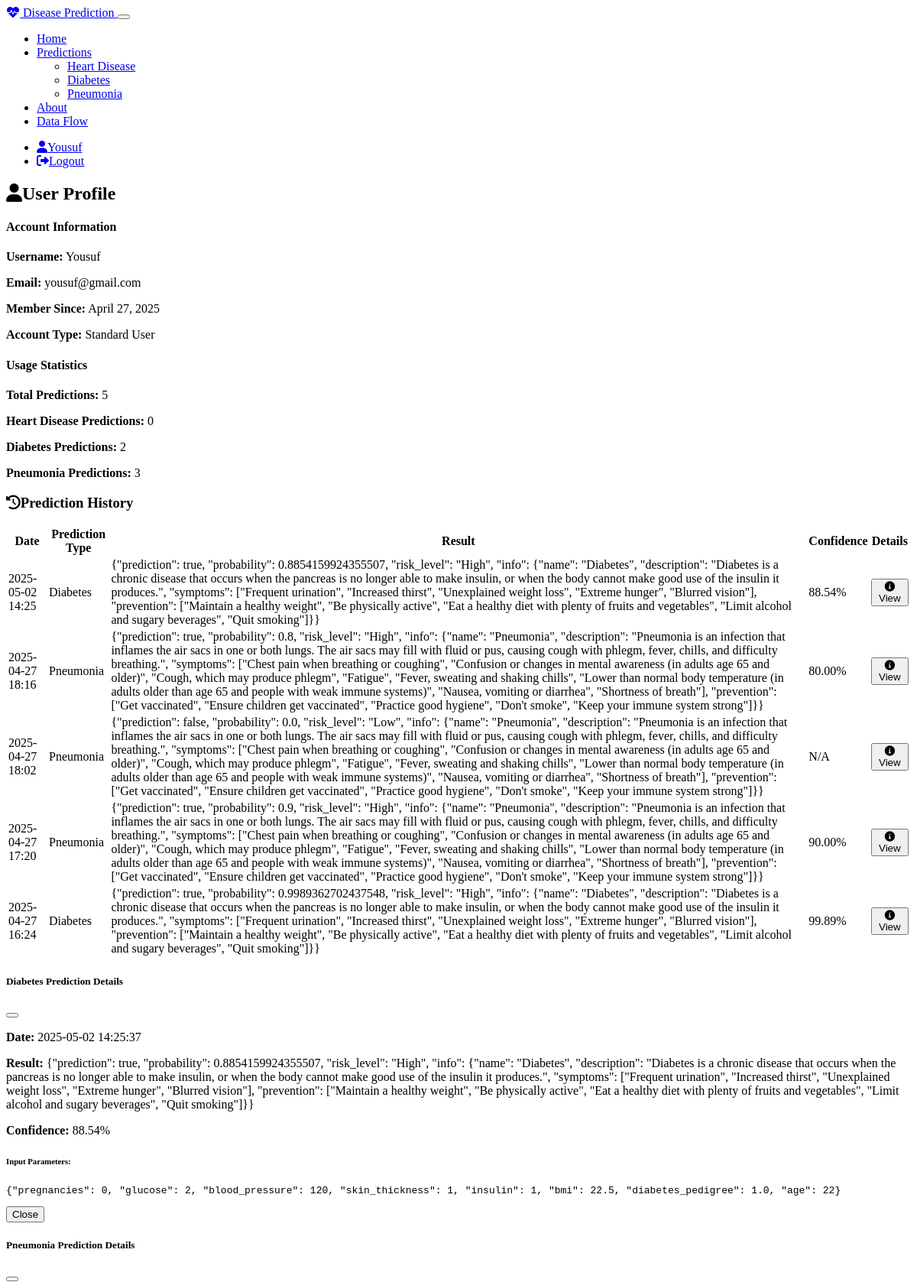
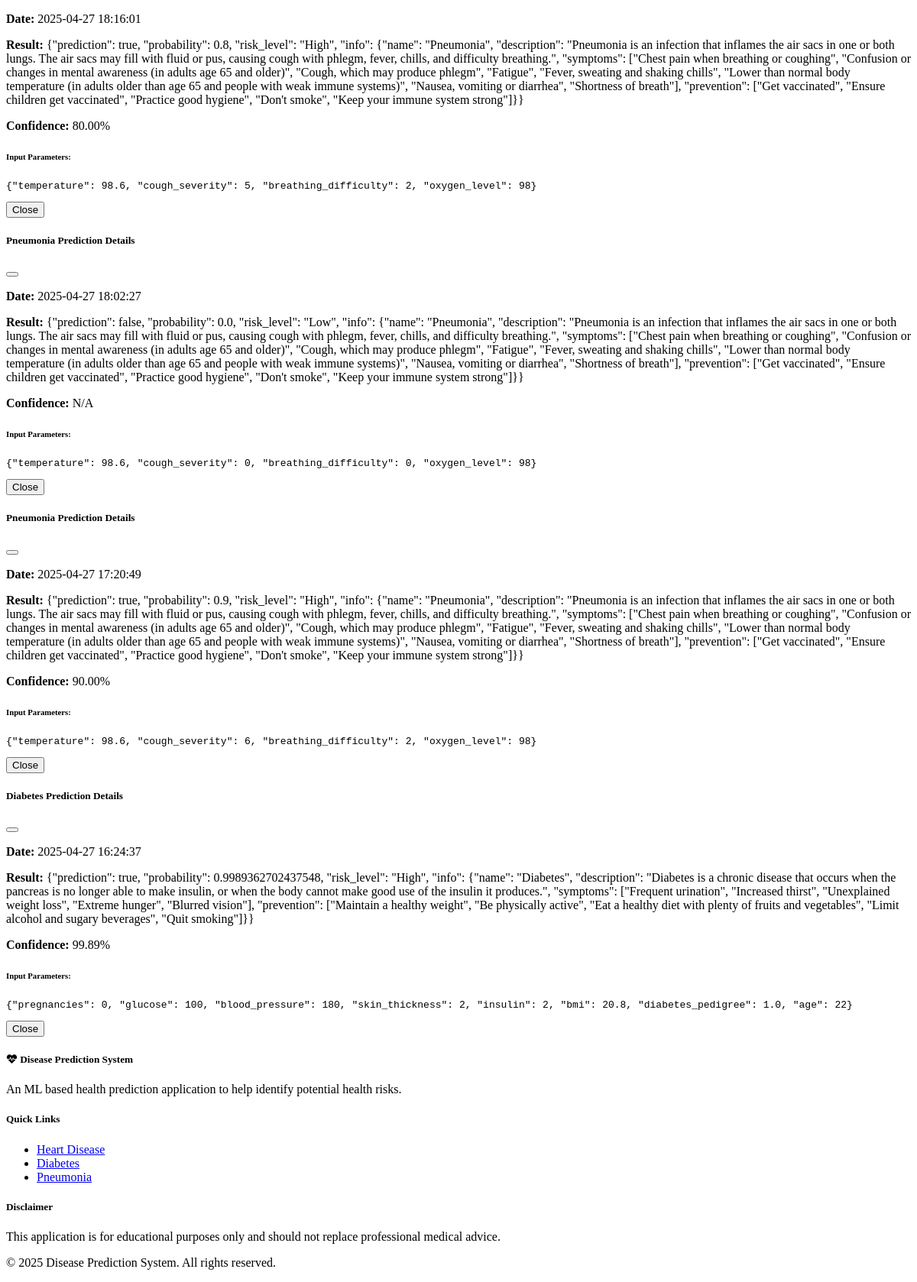
The page /profile (signed in) on the database its author committed (2 pictures, top to bottom).
### models.py (models this page shows, shortened)
class User(db.Model, UserMixin):
    id = db.Column(db.Integer, primary_key=True)
    username = db.Column(db.String(64), unique=True, nullable=False)
    email = db.Column(db.String(120), unique=True, nullable=False)
    password_hash = db.Column(db.String(256))
    is_admin = db.Column(db.Boolean, default=False)
    created_at = db.Column(db.DateTime, default=datetime.utcnow)
    predictions = db.relationship('Prediction', backref='user', lazy=True)

class Prediction(db.Model):
    id = db.Column(db.Integer, primary_key=True)
    user_id = db.Column(db.Integer, db.ForeignKey('user.id'), nullable=True)
    prediction_type = db.Column(db.String(50), nullable=False)  # 'heart', 'diabetes', 'pneumonia'
    result = db.Column(db.String(100), nullable=False)
    confidence = db.Column(db.Float, nullable=True)
    input_data = db.Column(db.Text, nullable=False)  # Store JSON of input parameters
    created_at = db.Column(db.DateTime, default=datetime.utcnow)

### routes.py (the view)
@app.route('/profile')
@login_required
def profile():
    predictions = Prediction.query.filter_by(user_id=current_user.id).order_by(Prediction.created_at.desc()).all()
    return render_template('profile.html', predictions=predictions)

### models.py (called while the page is built)
@login_manager.user_loader
def load_user(user_id):
    return User.query.get(int(user_id))

### templates/profile.html (shortened to what this page needs)
{% extends "base.html" %}
{% block content %}
<div class="container py-5">
    <div class="row">
        <div class="col-md-12">
            <div class="card bg-dark mb-4">
                <div class="card-header bg-dark">
                    <h2 class="mb-0">
                        <i class="fas fa-user me-2"></i>User Profile
                    </h2>
                </div>
                <div class="card-body">
                    <div class="row">
                        <div class="col-md-6">
                            <h4>Account Information</h4>
                            <p><strong>Username:</strong> {{ current_user.username }}</p>
                            <p><strong>Email:</strong> {{ current_user.email }}</p>
                            <p><strong>Member Since:</strong> {{ current_user.created_at.strftime('%B %d, %Y') }}</p>
                            <p><strong>Account Type:</strong> {% if current_user.is_admin %}Administrator{% else %}Standard User{% endif %}</p>
                        </div>
                        <div class="col-md-6">
                            <h4>Usage Statistics</h4>
                            <p><strong>Total Predictions:</strong> {{ predictions|length }}</p>
                            {% set heart_count = predictions|selectattr('prediction_type', 'equalto', 'heart')|list|length %}
                            {% set diabetes_count = predictions|selectattr('prediction_type', 'equalto', 'diabetes')|list|length %}
                            {% set pneumonia_count = predictions|selectattr('prediction_type', 'equalto', 'pneumonia')|list|length %}
                            <p><strong>Heart Disease Predictions:</strong> {{ heart_count }}</p>
                            <p><strong>Diabetes Predictions:</strong> {{ diabetes_count }}</p>
                            <p><strong>Pneumonia Predictions:</strong> {{ pneumonia_count }}</p>
                        </div>
                    </div>
                </div>
            </div>
            <div class="card bg-dark">
                <div class="card-header bg-dark">
                    <h3 class="mb-0">
                        <i class="fas fa-history me-2"></i>Prediction History
                    </h3>
                </div>
                <div class="card-body">
                    {% if predictions %}
                        <div class="table-responsive">
                            <table class="table table-dark table-hover">
                                <thead>
                                    <tr>
                                        <th>Date</th>
                                        <th>Prediction Type</th>
                                        <th>Result</th>
                                        <th>Confidence</th>
                                        <th>Details</th>
                                    </tr>
                                </thead>
                                <tbody>
                                    {% for prediction in predictions %}
                                    <tr>
                                        <td>{{ prediction.created_at.strftime('%Y-%m-%d %H:%M') }}</td>
                                        <td>
                                            {% if prediction.prediction_type == 'heart' %}
                                                <span class="badge bg-danger">Heart Disease</span>
                                            {% elif prediction.prediction_type == 'diabetes' %}
                                                <span class="badge bg-warning">Diabetes</span>
                                            {% elif prediction.prediction_type == 'pneumonia' %}
                                                <span class="badge bg-info">Pneumonia</span>
                                            {% endif %}
                                        </td>
                                        <td>{{ prediction.result }}</td>
                                        <td>
                                            {% if prediction.confidence %}
                                                {{ "%.2f"|format(prediction.confidence * 100) }}%
                                            {% else %}
                                                N/A
                                            {% endif %}
                                        </td>
                                        <td>
                                            <button type="button" class="btn btn-sm btn-outline-info" data-bs-toggle="modal" data-bs-target="#predictionModal{{ prediction.id }}">
                                                <i class="fas fa-info-circle"></i> View
                                            </button>
                                        </td>
                                    </tr>
                                    {% endfor %}
                                </tbody>
                            </table>
                        </div>
                        {% for prediction in predictions %}
                        <div class="modal fade" id="predictionModal{{ prediction.id }}" tabindex="-1" aria-hidden="true">
                            <div class="modal-dialog">
                                <div class="modal-content bg-dark">
                                    <div class="modal-header">
                                        <h5 class="modal-title">
                                            {% if prediction.prediction_type == 'heart' %}
                                                Heart Disease Prediction Details
                                            {% elif prediction.prediction_type == 'diabetes' %}
                                                Diabetes Prediction Details
                                            {% elif prediction.prediction_type == 'pneumonia' %}
                                                Pneumonia Prediction Details
                                            {% endif %}
                                        </h5>
                                        <button type="button" class="btn-close" data-bs-dismiss="modal" aria-label="Close"></button>
                                    </div>
                                    <div class="modal-body">
                                        <p><strong>Date:</strong> {{ prediction.created_at.strftime('%Y-%m-%d %H:%M:%S') }}</p>
                                        <p><strong>Result:</strong> {{ prediction.result }}</p>
                                        <p><strong>Confidence:</strong>
                                            {% if prediction.confidence %}
                                                {{ "%.2f"|format(prediction.confidence * 100) }}%
                                            {% else %}
                                                N/A
                                            {% endif %}
                                        </p>
                                        <h6 class="mt-4">Input Parameters:</h6>
                                        <div class="bg-secondary p-3 rounded">
                                            <pre>{{ prediction.input_data }}</pre>
                                        </div>
                                    </div>
                                    <div class="modal-footer">
                                        <button type="button" class="btn btn-secondary" data-bs-dismiss="modal">Close</button>
                                    </div>
                                </div>
                            </div>
                        </div>
                        {% endfor %}
                    {% endif %}
                </div>
            </div>
        </div>
    </div>
</div>
{% endblock %}

### templates/base.html (shortened to what this page needs)
<!DOCTYPE html>
<html lang="en" data-bs-theme="dark">
<head>
    <link href="https://cdn.replit.com/agent/bootstrap-agent-dark-theme.min.css" rel="stylesheet">
    <link href="https://cdnjs.cloudflare.com/ajax/libs/font-awesome/6.0.0-beta3/css/all.min.css" rel="stylesheet">
    <link href="{{ url_for('static', filename='css/custom.css') }}" rel="stylesheet">
</head>
<body>
    <nav class="navbar navbar-expand-lg navbar-dark bg-dark">
        <div class="container">
            <a class="navbar-brand" href="{{ url_for('index') }}">
                <i class="fas fa-heartbeat text-danger me-2"></i>
                Disease Prediction
            </a>
            <button class="navbar-toggler" type="button" data-bs-toggle="collapse" data-bs-target="#navbarNav">
            </button>
            <div class="collapse navbar-collapse" id="navbarNav">
                <ul class="navbar-nav me-auto">
                    <li class="nav-item">
                        <a class="nav-link" href="{{ url_for('index') }}">Home</a>
                    </li>
                    <li class="nav-item dropdown">
                        <a class="nav-link dropdown-toggle" href="#" id="predictionsDropdown" role="button" data-bs-toggle="dropdown">
                            Predictions
                        </a>
                        <ul class="dropdown-menu">
                            <li><a class="dropdown-item" href="{{ url_for('heart_disease') }}">Heart Disease</a></li>
                            <li><a class="dropdown-item" href="{{ url_for('diabetes') }}">Diabetes</a></li>
                            <li><a class="dropdown-item" href="{{ url_for('pneumonia') }}">Pneumonia</a></li>
                        </ul>
                    </li>
                    <li class="nav-item">
                        <a class="nav-link" href="{{ url_for('about') }}">About</a>
                    </li>
                    <li class="nav-item">
                        <a class="nav-link" href="{{ url_for('data_flow') }}">Data Flow</a>
                    </li>
                </ul>
                <ul class="navbar-nav ms-auto">
                    {% if current_user.is_authenticated %}
                        <li class="nav-item">
                            <a class="nav-link" href="{{ url_for('profile') }}">
                                <i class="fas fa-user me-1"></i>{{ current_user.username }}
                            </a>
                        </li>
                        <li class="nav-item">
                            <a class="nav-link" href="{{ url_for('logout') }}">
                                <i class="fas fa-sign-out-alt me-1"></i>Logout
                            </a>
                        </li>
                    {% endif %}
                </ul>
            </div>
        </div>
    </nav>
    <main>
        {% block content %}{% endblock %}
    </main>
    <footer class="bg-dark text-light py-4 mt-5">
        <div class="container">
            <div class="row">
                <div class="col-md-6">
                    <h5><i class="fas fa-heartbeat text-danger me-2"></i> Disease Prediction System</h5>
                    <p>An ML based health prediction application to help identify potential health risks.</p>
                </div>
                <div class="col-md-3">
                    <h5>Quick Links</h5>
                    <ul class="list-unstyled">
                        <li><a href="{{ url_for('heart_disease') }}" class="text-light">Heart Disease</a></li>
                        <li><a href="{{ url_for('diabetes') }}" class="text-light">Diabetes</a></li>
                        <li><a href="{{ url_for('pneumonia') }}" class="text-light">Pneumonia</a></li>
                    </ul>
                </div>
                <div class="col-md-3">
                    <h5>Disclaimer</h5>
                    <p class="small">This application is for educational purposes only and should not replace professional medical advice.</p>
                </div>
            </div>
            <div class="row mt-3">
                <div class="col-12 text-center">
                    <p class="mb-0">&copy; 2025 Disease Prediction System. All rights reserved.</p>
                </div>
            </div>
        </div>
    </footer>
</body>
</html>

### rows shown on the page
User: username "Yousuf", email "yousuf@gmail.com", created_at "April 27, 2025"
Prediction: created_at "2025-05-02 14:25", prediction_type "Diabetes", result "{\"prediction\": true, \"probability\": 0.8854159924355507, \"risk_level\": \"High\", \"info\": {\"name\": \"Diabetes\", \"description\": \"Diabetes is a chronic disease that occurs when the pancreas is no longer able to make insulin, or when the body cannot make good use of the insulin it produces.\", \"symptoms\": [\"Frequent urination\", \"Increased thirst\", \"Unexplained weight loss\", \"Extreme hunger\", \"Blurred vision\"], \"prevention\": [\"Maintain a healthy weight\", \"Be physically active\", \"Eat a healthy diet with plenty of fruits and vegetables\", \"Limit alcohol and sugary beverages\", \"Quit smoking\"]}}", prediction.confidence*100 "88.54", created_at "2025-05-02 14:25:37", input_data "{\"pregnancies\": 0, \"glucose\": 2, \"blood_pressure\": 120, \"skin_thickness\": 1, \"insulin\": 1, \"bmi\": 22.5, \"diabetes_pedigree\": 1.0, \"age\": 22}"
Prediction: created_at "2025-04-27 18:16", prediction_type "Pneumonia", result "{\"prediction\": true, \"probability\": 0.8, \"risk_level\": \"High\", \"info\": {\"name\": \"Pneumonia\", \"description\": \"Pneumonia is an infection that inflames the air sacs in one or both lungs. The air sacs may fill with fluid or pus, causing cough with phlegm, fever, chills, and difficulty breathing.\", \"symptoms\": [\"Chest pain when breathing or coughing\", \"Confusion or changes in mental awareness (in adults age 65 and older)\", \"Cough, which may produce phlegm\", \"Fatigue\", \"Fever, sweating and shaking chills\", \"Lower than normal body temperature (in adults older than age 65 and people with weak immune systems)\", \"Nausea, vomiting or diarrhea\", \"Shortness of breath\"], \"prevention\": [\"Get vaccinated\",…", prediction.confidence*100 "80.00", created_at "2025-04-27 18:16:01", input_data "{\"temperature\": 98.6, \"cough_severity\": 5, \"breathing_difficulty\": 2, \"oxygen_level\": 98}"
Prediction: created_at "2025-04-27 18:02", prediction_type "Pneumonia", result "{\"prediction\": false, \"probability\": 0.0, \"risk_level\": \"Low\", \"info\": {\"name\": \"Pneumonia\", \"description\": \"Pneumonia is an infection that inflames the air sacs in one or both lungs. The air sacs may fill with fluid or pus, causing cough with phlegm, fever, chills, and difficulty breathing.\", \"symptoms\": [\"Chest pain when breathing or coughing\", \"Confusion or changes in mental awareness (in adults age 65 and older)\", \"Cough, which may produce phlegm\", \"Fatigue\", \"Fever, sweating and shaking chills\", \"Lower than normal body temperature (in adults older than age 65 and people with weak immune systems)\", \"Nausea, vomiting or diarrhea\", \"Shortness of breath\"], \"prevention\": [\"Get vaccinated\",…", confidence "N/A", created_at "2025-04-27 18:02:27", input_data "{\"temperature\": 98.6, \"cough_severity\": 0, \"breathing_difficulty\": 0, \"oxygen_level\": 98}"
Prediction: created_at "2025-04-27 17:20", prediction_type "Pneumonia", result "{\"prediction\": true, \"probability\": 0.9, \"risk_level\": \"High\", \"info\": {\"name\": \"Pneumonia\", \"description\": \"Pneumonia is an infection that inflames the air sacs in one or both lungs. The air sacs may fill with fluid or pus, causing cough with phlegm, fever, chills, and difficulty breathing.\", \"symptoms\": [\"Chest pain when breathing or coughing\", \"Confusion or changes in mental awareness (in adults age 65 and older)\", \"Cough, which may produce phlegm\", \"Fatigue\", \"Fever, sweating and shaking chills\", \"Lower than normal body temperature (in adults older than age 65 and people with weak immune systems)\", \"Nausea, vomiting or diarrhea\", \"Shortness of breath\"], \"prevention\": [\"Get vaccinated\",…", prediction.confidence*100 "90.00", created_at "2025-04-27 17:20:49", input_data "{\"temperature\": 98.6, \"cough_severity\": 6, \"breathing_difficulty\": 2, \"oxygen_level\": 98}"
Prediction: created_at "2025-04-27 16:24", prediction_type "Diabetes", result "{\"prediction\": true, \"probability\": 0.9989362702437548, \"risk_level\": \"High\", \"info\": {\"name\": \"Diabetes\", \"description\": \"Diabetes is a chronic disease that occurs when the pancreas is no longer able to make insulin, or when the body cannot make good use of the insulin it produces.\", \"symptoms\": [\"Frequent urination\", \"Increased thirst\", \"Unexplained weight loss\", \"Extreme hunger\", \"Blurred vision\"], \"prevention\": [\"Maintain a healthy weight\", \"Be physically active\", \"Eat a healthy diet with plenty of fruits and vegetables\", \"Limit alcohol and sugary beverages\", \"Quit smoking\"]}}", prediction.confidence*100 "99.89", created_at "2025-04-27 16:24:37", input_data "{\"pregnancies\": 0, \"glucose\": 100, \"blood_pressure\": 180, \"skin_thickness\": 2, \"insulin\": 2, \"bmi\": 20.8, \"diabetes_pedigree\": 1.0, \"age\": 22}"

### other values the page prints
{{ predictions|length }} "5"
{{ heart_count }} "0"
{{ diabetes_count }} "2"
{{ pneumonia_count }} "3"
